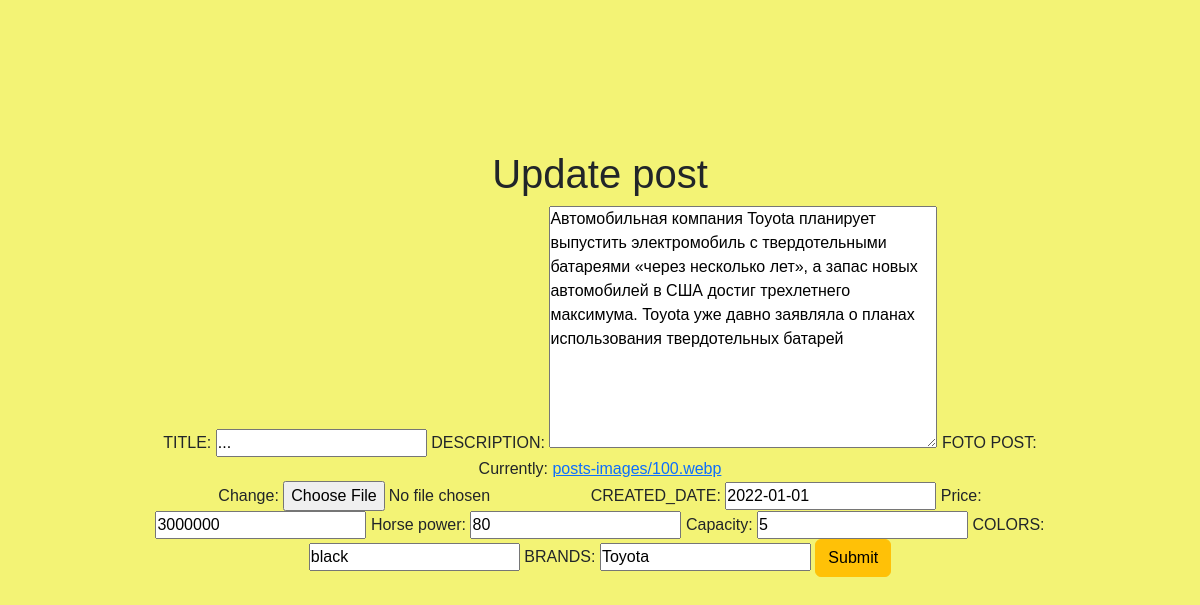
Page /posts/update/19/ on the committed database.
### app/models.py (models this page shows, shortened)
class Post(models.Model):
    title = models.CharField(
        'TITLE',
        max_length=128,
        null= True
    )
    brand = models.CharField(
        'BRANDS',
        max_length=128,
        null= True
    )
    color = models.CharField(
        'COLORS',
        max_length=128,
        null= True
    )
    capacity = models.IntegerField(
        null = True
    )
    horse_power = models.IntegerField(
        null = True
    )
    price = models.IntegerField(
        blank=True,
        null =True
    )
    description = models.TextField(
        'DESCRIPTION',
        blank=True,
        null=True
    )
    created_date = models.DateField(
        'CREATED_DATE',
        default=timezone.now
    )
    image = models.ImageField(
        'FOTO POST',
        upload_to='posts-images/'
    )
    class Meta:
        verbose_name = 'Пост'
        verbose_name_plural = 'Посты'
        ordering = ('-id',)

### app/views.py (the view)
# urls.py: path('posts/update/<int:pk>/', PostUpdate.as_view(), name='post_update'),
class PostUpdate(UpdateView):
    model = Post
    template_name = 'app/update.html'
    context_object_name = 'update_post'
    fields = ['title', 'description', 'image','created_date','description','price','horse_power','capacity','color','brand']
    success_url = reverse_lazy('postslist')

### app/templates/app/update.html (shortened to what this page needs)
{% extends 'base.html' %}
{% block content %}
    <h1>Update post</h1>
    <form action="" method="post" enctype="multipart/form-data">
        {{ form.as_table }}
        <button type="button" class="btn btn-warning">Submit</button>
    </form>
{% endblock content %}

### static/style.css (style rules this page uses)
body { text-decoration: none; }

### app/templates/app/update.html (style rules this page uses)
body { background-color: rgb(243, 243, 117); text-align: center; font-family: 'Franklin Gothic Medium', 'Arial Narrow', Arial, sans-serif; margin: 150px; }

### templates/base.html (style rules this page uses)
* { margin: 0; padding: 0; }

### rows in the picture
Post: title "...", description "Автомобильная компания Toyota планирует выпустить электромобиль с твердотельными батареями «через несколько лет», а запас новых автомобилей в США достиг трехлетнего максимума. Toyota уже давно заявляла о планах использования твердотельных батарей", created_date "2022-01-01", price "3000000", horse_power "80", capacity "5", color "black", brand "Toyota"
